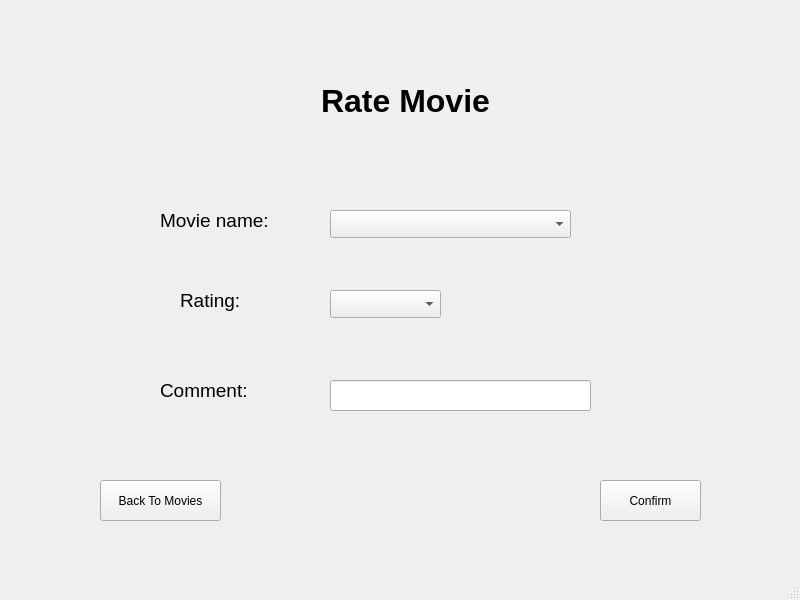
<?xml version="1.0" encoding="UTF-8"?>
<ui version="4.0">
 <class>MainWindow</class>
 <widget class="QMainWindow" name="MainWindow">
  <property name="geometry">
   <rect>
    <x>0</x>
    <y>0</y>
    <width>800</width>
    <height>600</height>
   </rect>
  </property>
  <property name="windowTitle">
   <string>MainWindow</string>
  </property>
  <widget class="QWidget" name="centralwidget">
   <widget class="QLabel" name="label_2">
    <property name="geometry">
     <rect>
      <x>160</x>
      <y>200</y>
      <width>141</width>
      <height>41</height>
     </rect>
    </property>
    <property name="font">
     <font>
      <pointsize>14</pointsize>
     </font>
    </property>
    <property name="text">
     <string>Movie name:</string>
    </property>
   </widget>
   <widget class="QPushButton" name="Back">
    <property name="geometry">
     <rect>
      <x>100</x>
      <y>480</y>
      <width>121</width>
      <height>41</height>
     </rect>
    </property>
    <property name="text">
     <string>Back To Movies</string>
    </property>
   </widget>
   <widget class="QLabel" name="label">
    <property name="geometry">
     <rect>
      <x>240</x>
      <y>20</y>
      <width>331</width>
      <height>161</height>
     </rect>
    </property>
    <property name="font">
     <font>
      <pointsize>24</pointsize>
      <bold>true</bold>
     </font>
    </property>
    <property name="text">
     <string>Rate Movie</string>
    </property>
    <property name="alignment">
     <set>Qt::AlignCenter</set>
    </property>
   </widget>
   <widget class="QLabel" name="label_3">
    <property name="geometry">
     <rect>
      <x>250</x>
      <y>480</y>
      <width>291</width>
      <height>41</height>
     </rect>
    </property>
    <property name="font">
     <font>
      <pointsize>12</pointsize>
     </font>
    </property>
    <property name="text">
     <string/>
    </property>
   </widget>
   <widget class="QPushButton" name="confirm">
    <property name="geometry">
     <rect>
      <x>600</x>
      <y>480</y>
      <width>101</width>
      <height>41</height>
     </rect>
    </property>
    <property name="text">
     <string>Confirm</string>
    </property>
   </widget>
   <widget class="QComboBox" name="name">
    <property name="geometry">
     <rect>
      <x>330</x>
      <y>210</y>
      <width>241</width>
      <height>28</height>
     </rect>
    </property>
   </widget>
   <widget class="QLabel" name="label_4">
    <property name="geometry">
     <rect>
      <x>180</x>
      <y>280</y>
      <width>141</width>
      <height>41</height>
     </rect>
    </property>
    <property name="font">
     <font>
      <pointsize>14</pointsize>
     </font>
    </property>
    <property name="text">
     <string>Rating:</string>
    </property>
   </widget>
   <widget class="QComboBox" name="rating">
    <property name="geometry">
     <rect>
      <x>330</x>
      <y>290</y>
      <width>111</width>
      <height>28</height>
     </rect>
    </property>
   </widget>
   <widget class="QLabel" name="label_5">
    <property name="geometry">
     <rect>
      <x>160</x>
      <y>370</y>
      <width>141</width>
      <height>41</height>
     </rect>
    </property>
    <property name="font">
     <font>
      <pointsize>14</pointsize>
     </font>
    </property>
    <property name="text">
     <string>Comment:</string>
    </property>
   </widget>
   <widget class="QLineEdit" name="comment">
    <property name="geometry">
     <rect>
      <x>330</x>
      <y>380</y>
      <width>261</width>
      <height>31</height>
     </rect>
    </property>
   </widget>
   <widget class="QLabel" name="label_6">
    <property name="geometry">
     <rect>
      <x>240</x>
      <y>490</y>
      <width>341</width>
      <height>31</height>
     </rect>
    </property>
    <property name="font">
     <font>
      <pointsize>14</pointsize>
     </font>
    </property>
    <property name="text">
     <string/>
    </property>
    <property name="alignment">
     <set>Qt::AlignCenter</set>
    </property>
   </widget>
  </widget>
  <widget class="QMenuBar" name="menubar">
   <property name="geometry">
    <rect>
     <x>0</x>
     <y>0</y>
     <width>800</width>
     <height>25</height>
    </rect>
   </property>
  </widget>
  <widget class="QStatusBar" name="statusbar"/>
 </widget>
 <resources/>
 <connections/>
</ui>
